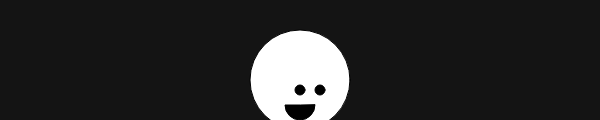
Frame 1 (no input)
Frame 60 (no input): identical to frame 1, image omitted
Frame 120 (the mouse pressed at the canvas centre since frame 60): identical to frame 1, image omitted

The p5.js sketch that drew this single still picture (run headless with seeded random() and noise() and a simulated clock; from frame 60 on, the mouse is pressed at the canvas centre):

// p5.js sketch
// ── sketch.js

function setup() {
  createCanvas(600, 120);
}

function draw() {
  background(20);
  //face
  fill(255);
  ellipse(300, 80, 100, 100);
  
  //eye 1
  fill(0);
  ellipse(300, 90, 10, 10);
  
  //eye 2
  ellipse(320, 90, 10, 10);
  
  //mouth
  // arc(300, 225, 30, 30, 0, radians(180), PIE);
  
  //mouth
    arc(300, 105, 30, 30, 0, radians(180), PIE);
  
}
